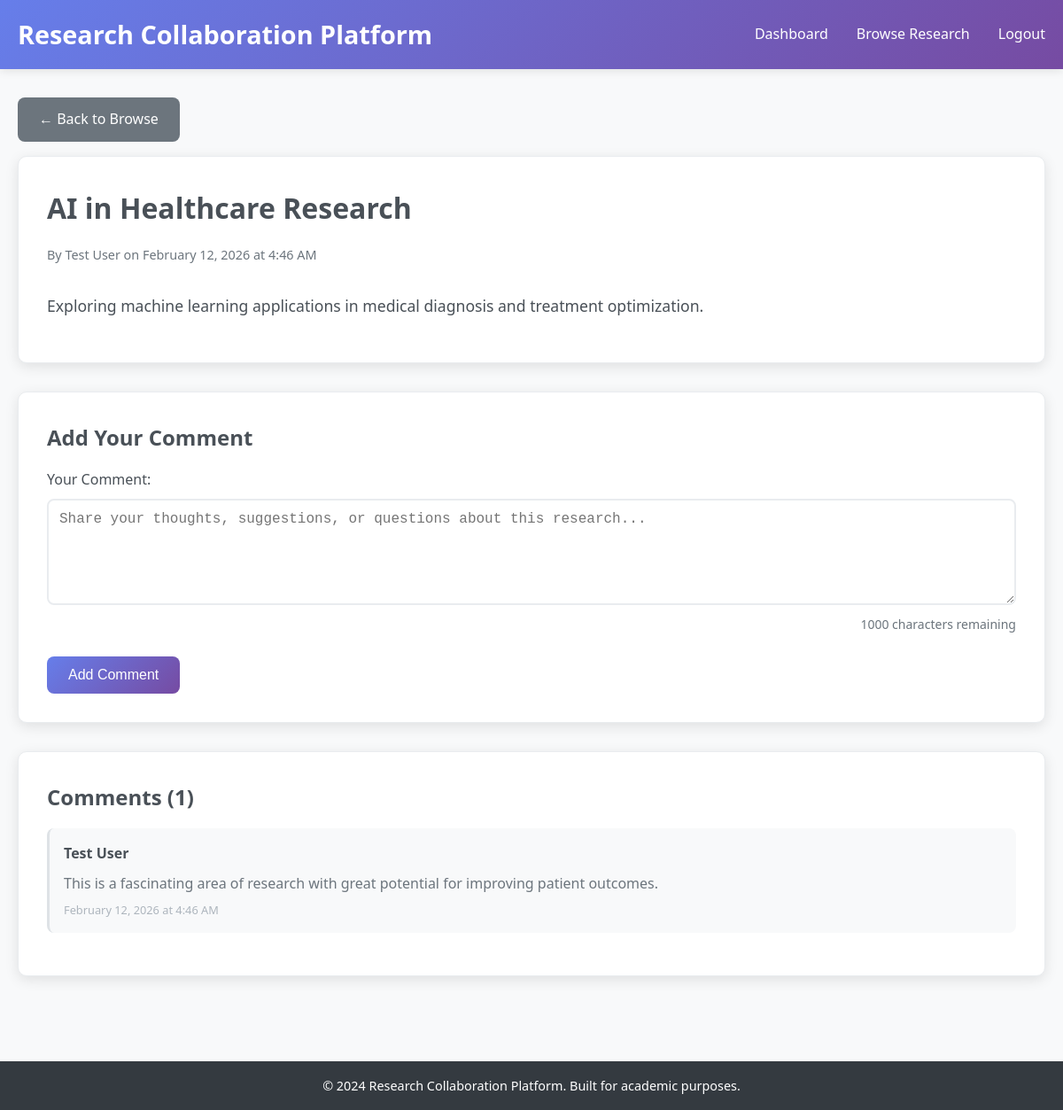
The app's page /post_details.php?id=1 (signed in) with its own data.
### tables this page shows
CREATE TABLE research_posts (
    post_id INT AUTO_INCREMENT PRIMARY KEY,
    user_id INT NOT NULL,
    title VARCHAR(200) NOT NULL,
    description TEXT NOT NULL,
    created_at TIMESTAMP DEFAULT CURRENT_TIMESTAMP,
    FOREIGN KEY (user_id) REFERENCES users(user_id) ON DELETE CASCADE
);

CREATE TABLE users (
    user_id INT AUTO_INCREMENT PRIMARY KEY,
    name VARCHAR(100) NOT NULL,
    email VARCHAR(150) UNIQUE NOT NULL,
    password VARCHAR(255) NOT NULL,
    created_at TIMESTAMP DEFAULT CURRENT_TIMESTAMP
);

CREATE TABLE comments (
    comment_id INT AUTO_INCREMENT PRIMARY KEY,
    post_id INT NOT NULL,
    user_id INT NOT NULL,
    comment_text TEXT NOT NULL,
    created_at TIMESTAMP DEFAULT CURRENT_TIMESTAMP,
    FOREIGN KEY (post_id) REFERENCES research_posts(post_id) ON DELETE CASCADE,
    FOREIGN KEY (user_id) REFERENCES users(user_id) ON DELETE CASCADE
);

### app/posts/posts.php (called while the page is built, shortened)
<?php
function getPostById($postId) {
    $pdo = getDBConnection();
    $stmt = $pdo->prepare("
        SELECT p.post_id, p.title, p.description, p.created_at, p.user_id, u.name as author_name
        FROM research_posts p
        JOIN users u ON p.user_id = u.user_id
        WHERE p.post_id = ?
    ");
    $stmt->execute([$postId]);
    return $stmt->fetch(PDO::FETCH_ASSOC);
}
?>

### app/comments/comments.php (called while the page is built, shortened)
<?php
function getCommentsByPost($postId) {
    $pdo = getDBConnection();
    $stmt = $pdo->prepare("
        SELECT c.comment_text, c.created_at, u.name as author_name
        FROM comments c
        JOIN users u ON c.user_id = u.user_id
        WHERE c.post_id = ?
        ORDER BY c.created_at ASC
    ");
    $stmt->execute([$postId]);
    return $stmt->fetchAll(PDO::FETCH_ASSOC);
}
?>

### post_details.php (the view, shortened to what this page needs)
<?php
require_once '../app/posts/posts.php';
require_once '../app/comments/comments.php';
$postId = isset($_GET['id']) ? (int)$_GET['id'] : 0;
$post = getPostById($postId);
$comments = getCommentsByPost($postId);
?>
<!DOCTYPE html>
<html lang="en">
<head>
    <link rel="stylesheet" href="css/style.css">
</head>
<body>
    <header class="header">
        <div class="container">
            <div class="header-content">
                <div class="logo">
                    <h1>Research Collaboration Platform</h1>
                </div>
                <nav class="nav-links">
                    <a href="dashboard.php">Dashboard</a>
                    <a href="browse.php">Browse Research</a>
                    <a href="?logout=1" onclick="return confirmLogout()">Logout</a>
                </nav>
            </div>
        </div>
    </header>
    <main class="main-content">
        <div class="container">
            <a href="browse.php" class="btn btn-secondary" style="margin-bottom: 1rem;">← Back to Browse</a>
            <div class="card">
                <h1 style="color: #495057; margin-bottom: 1rem;">
                    <?php echo htmlspecialchars($post['title']); ?>
                </h1>
                <div class="post-meta" style="margin-bottom: 2rem;">
                    By <?php echo htmlspecialchars($post['author_name']); ?> on <?php echo date('F j, Y \a\t g:i A', strtotime($post['created_at'])); ?>
                </div>
                <div class="post-description" style="font-size: 1.1rem; line-height: 1.7;">
                    <?php echo nl2br(htmlspecialchars($post['description'])); ?>
                </div>
            </div>
            <div class="card">
                <h2>Add Your Comment</h2>
                <form method="POST">
                    <div class="form-group">
                        <label for="comment_text">Your Comment:</label>
                        <textarea id="comment_text" name="comment_text" class="form-control" maxlength="1000" required placeholder="Share your thoughts, suggestions, or questions about this research..."></textarea>
                    </div>
                    <button type="submit" class="btn btn-primary">Add Comment</button>
                </form>
            </div>
            <div class="card">
                <h2>Comments (<?php echo count($comments); ?>)</h2>
                <?php if (empty($comments)): ?>
                    <p>No comments yet. Be the first to share your thoughts!</p>
                <?php else: ?>
                    <?php foreach ($comments as $comment): ?>
                        <div class="comment">
                            <div class="comment-author">
                                <?php echo htmlspecialchars($comment['author_name']); ?>
                            </div>
                            <div class="comment-text">
                                <?php echo nl2br(htmlspecialchars($comment['comment_text'])); ?>
                            </div>
                            <div class="comment-date">
                                <?php echo date('F j, Y \a\t g:i A', strtotime($comment['created_at'])); ?>
                            </div>
                        </div>
                    <?php endforeach; ?>
                <?php endif; ?>
            </div>
        </div>
    </main>
    <footer class="footer">
        <div class="container">
            <p>&copy; 2024 Research Collaboration Platform. Built for academic purposes.</p>
        </div>
    </footer>
</body>
</html>

### css/style.css (style rules this page uses)
* { margin: 0; padding: 0; box-sizing: border-box; }
body { font-family: 'Segoe UI', Tahoma, Geneva, Verdana, sans-serif; line-height: 1.6; color: #333; background-color: #f8f9fa; }
.container { max-width: 1200px; margin: 0 auto; padding: 0 20px; }
.header { background: linear-gradient(135deg, #667eea 0%, #764ba2 100%); color: white; padding: 1rem 0; box-shadow: 0 2px 10px rgba(0,0,0,0.1); }
.header-content { display: flex; justify-content: space-between; align-items: center; }
.logo h1 { font-size: 1.8rem; font-weight: 600; }
.nav-links { display: flex; gap: 2rem; align-items: center; }
.nav-links a { color: white; text-decoration: none; font-weight: 500; transition: opacity 0.3s; }
.main-content { padding: 2rem 0; min-height: calc(100vh - 120px); }
.card { background: white; border-radius: 10px; padding: 2rem; margin-bottom: 2rem; box-shadow: 0 4px 15px rgba(0,0,0,0.1); border: 1px solid #e9ecef; }
.card h2 { color: #495057; margin-bottom: 1rem; font-size: 1.5rem; }
.form-group { margin-bottom: 1.5rem; }
.form-group label { display: block; margin-bottom: 0.5rem; font-weight: 500; color: #495057; }
.form-control { width: 100%; padding: 0.75rem; border: 2px solid #e9ecef; border-radius: 8px; font-size: 1rem; transition: border-color 0.3s; }
textarea.form-control { resize: vertical; min-height: 120px; }
.btn { display: inline-block; padding: 0.75rem 1.5rem; border: none; border-radius: 8px; font-size: 1rem; font-weight: 500; text-decoration: none; cursor: pointer; transition: all 0.3s; text-align: center; }
.btn-primary { background: linear-gradient(135deg, #667eea 0%, #764ba2 100%); color: white; }
.btn-secondary { background: #6c757d; color: white; }
.post-meta { color: #6c757d; font-size: 0.9rem; margin-bottom: 1rem; }
.post-description { color: #495057; line-height: 1.6; margin-bottom: 1rem; }
.comment { background: #f8f9fa; padding: 1rem; border-radius: 8px; margin-bottom: 1rem; border-left: 3px solid #dee2e6; }
.comment-author { font-weight: 600; color: #495057; margin-bottom: 0.5rem; }
.comment-text { color: #6c757d; line-height: 1.5; }
.comment-date { font-size: 0.8rem; color: #adb5bd; margin-top: 0.5rem; }
.footer { background: #343a40; color: white; text-align: center; padding: 1rem 0; margin-top: 2rem; }
.footer p { margin: 0; font-size: 0.9rem; }

### records on screen
research_posts: title "AI in Healthcare Research", user.name "Test User", created_at "February 12, 2026 at 4:46 AM", description "Exploring machine learning applications in medical diagnosis and treatment optimization."
comments: user.name "Test User", comment_text "This is a fascinating area of research with great potential for improving patient outcomes.", created_at "February 12, 2026 at 4:46 AM"

### other values on screen
count($comments) "1"
